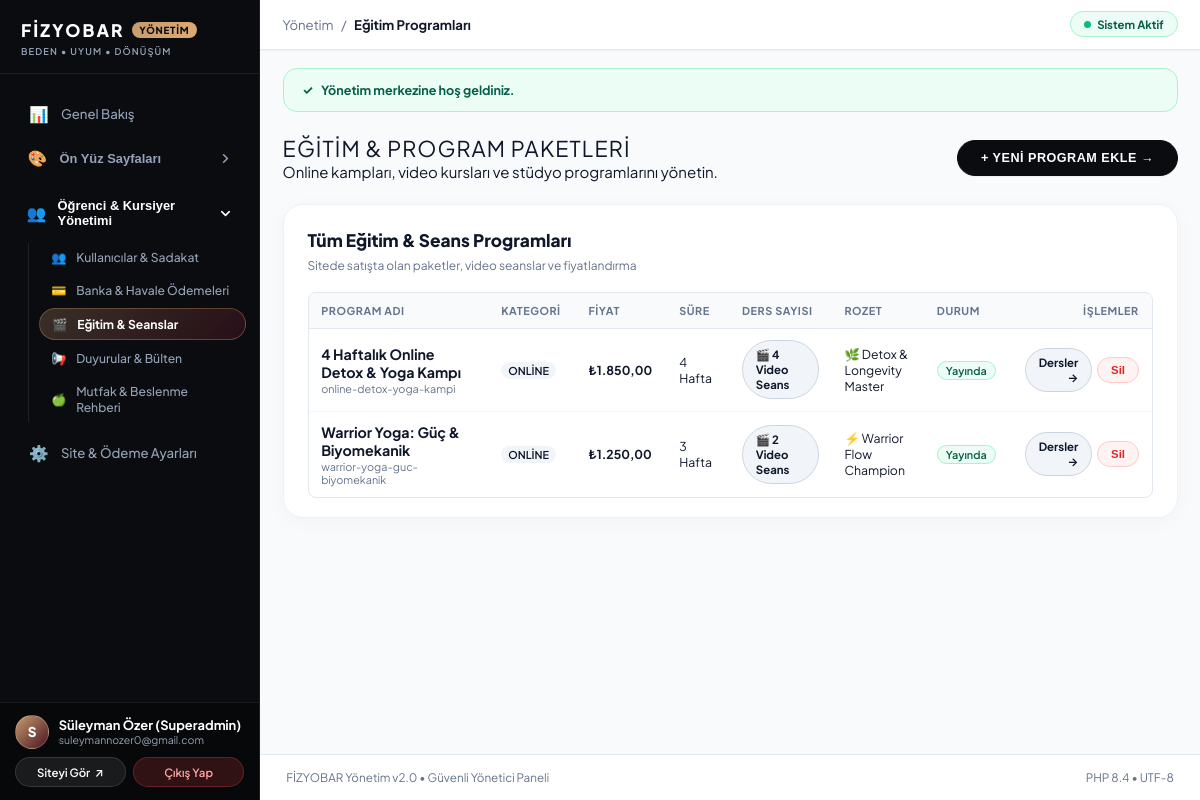
Before: /en/xpanel/courses (signed in) with the older database file.
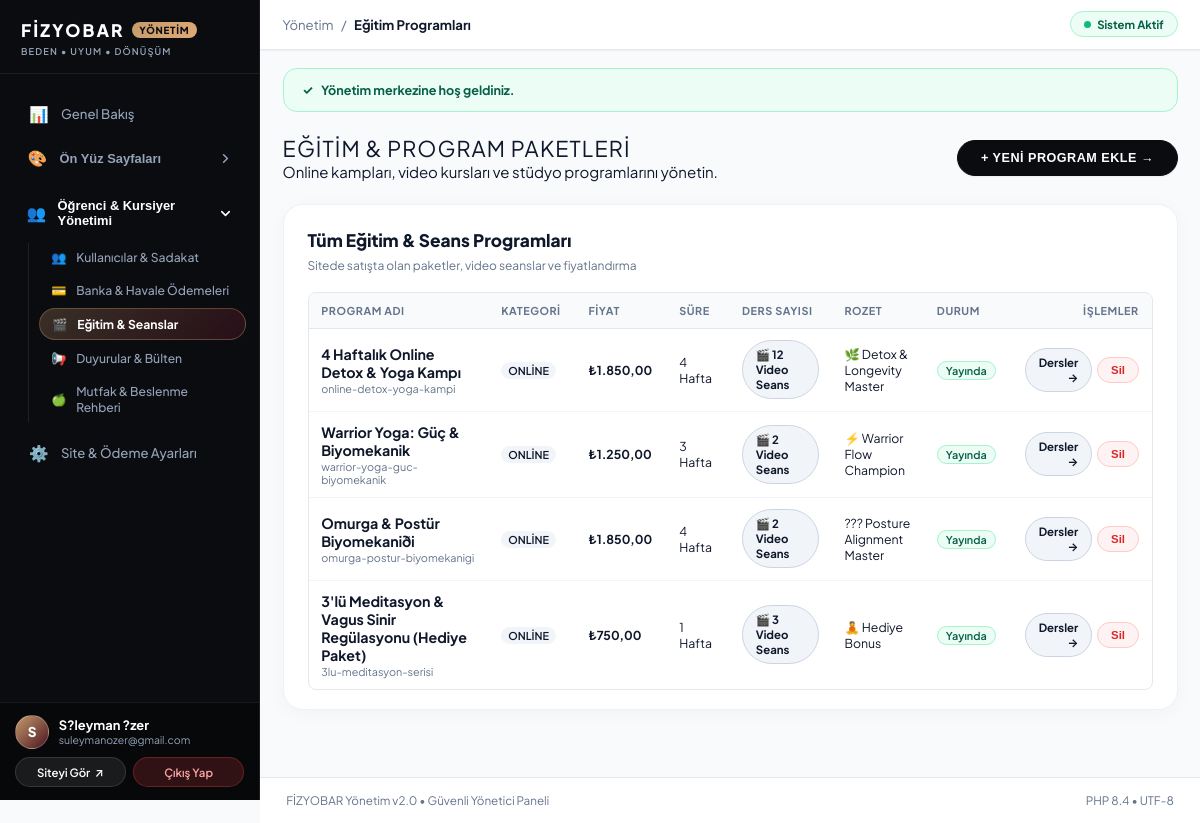
After: the same page with the newer database file.
### tables this page shows
CREATE TABLE `users` (
  `id` int(10) unsigned NOT NULL AUTO_INCREMENT,
  `full_name` varchar(150) NOT NULL,
  `email` varchar(191) NOT NULL,
  `phone` varchar(50) DEFAULT NULL,
  `password_hash` varchar(255) NOT NULL,
  `role` enum('admin','student') NOT NULL DEFAULT 'student',
  `status` enum('active','inactive','suspended') NOT NULL DEFAULT 'active',
  `created_at` datetime NOT NULL DEFAULT current_timestamp(),
  `updated_at` datetime NOT NULL DEFAULT current_timestamp() ON UPDATE current_timestamp(),
  PRIMARY KEY (`id`),
  UNIQUE KEY `email` (`email`)
);

CREATE TABLE `courses` (
  `id` int(10) unsigned NOT NULL AUTO_INCREMENT,
  `title` varchar(255) NOT NULL,
  `slug` varchar(191) NOT NULL,
  `subtitle` varchar(255) DEFAULT NULL,
  `description` text DEFAULT NULL,
  `category` enum('online','studio','workshop') NOT NULL DEFAULT 'online',
  `price` decimal(10,2) NOT NULL DEFAULT 0.00,
  `duration_weeks` int(10) unsigned NOT NULL DEFAULT 4,
  `badge_title` varchar(100) DEFAULT 'Yeni BaÅŸlayan',
  `badge_icon` varchar(50) DEFAULT 'ğŸŒ±',
  `image_url` varchar(255) DEFAULT NULL,
  `is_featured` tinyint(1) NOT NULL DEFAULT 0,
  `is_active` tinyint(1) NOT NULL DEFAULT 1,
  `sort_order` int(11) NOT NULL DEFAULT 0,
  `created_at` datetime NOT NULL DEFAULT current_timestamp(),
  `updated_at` datetime NOT NULL DEFAULT current_timestamp() ON UPDATE current_timestamp(),
  PRIMARY KEY (`id`),
  UNIQUE KEY `slug` (`slug`)
);

### app/Views/pages/xpanel/courses.php (the view, shortened to what the changed rows need)
<?php
require __DIR__ . '/layout_top.php';
?>
<div style="display: flex; justify-content: space-between; align-items: center; margin-bottom: 1.5rem; flex-wrap: wrap; gap: 1rem;">
    <div>
        <h1 style="font-size: 1.45rem; font-weight: 400; color: var(--black); text-transform: uppercase; letter-spacing: 0.05em;">
            Eğitim & Program Paketleri
        </h1>
        <p style="color: var(--text-muted); font-size: var(--font-sm);">
            Online kampları, video kursları ve stüdyo programlarını yönetin.
        </p>
    </div>
    <button type="button" onclick="document.getElementById('newCourseFormModal').style.display='flex';" class="xp-btn-pill-primary">
        + YENİ PROGRAM EKLE &rarr;
    </button>
</div>
<div class="xp-table-card">
    <div class="xp-table-header-bar">
        <div>
            <h2 style="font-size: 1.15rem; font-weight: 800; color: #0f172a; margin: 0 0 0.2rem 0;">
                Tüm Eğitim &amp; Seans Programları
            </h2>
            <span style="font-size: 0.8rem; color: #64748b;">
                Sitede satışta olan paketler, video seanslar ve fiyatlandırma
            </span>
        </div>
    </div>
    <div class="xpanel-table-wrap">
        <table class="xpanel-table">
            <thead>
                <tr>
                    <th style="min-width: 180px;">Program Adı</th>
                    <th style="width: 100px;">Kategori</th>
                    <th style="width: 100px;">Fiyat</th>
                    <th style="width: 90px;">Süre</th>
                    <th style="width: 140px;">Ders Sayısı</th>
                    <th style="width: 130px;">Rozet</th>
                    <th style="width: 110px;">Durum</th>
                    <th style="text-align: right; width: 130px;">İşlemler</th>
                </tr>
            </thead>
            <tbody>
                <?php foreach ($courses as $c): ?>
                    <tr>
                        <td>
                            <strong style="color: #0f172a; font-size: 0.95rem; display: block;"><?= e($c['title']) ?></strong>
                            <div style="font-size: 0.72rem; color: #64748b; margin-top: 1px;"><?= e($c['slug']) ?></div>
                        </td>
                        <td><span style="text-transform: uppercase; font-size: 0.72rem; background: #f1f5f9; padding: 2px 7px; border-radius: 999px; font-weight: 600;"><?= e($c['category']) ?></span></td>
                        <td><strong>₺<?= number_format((float)$c['price'], 2, ',', '.') ?></strong></td>
                        <td><?= (int)$c['duration_weeks'] ?> Hafta</td>
                        <td>
                            <a href="<?= url('/xpanel/courses/' . $c['id'] . '/lessons') ?>" class="xp-btn-action-pill xp-btn-action-edit">
                                🎬 <?= (int)$c['lesson_count'] ?> Video Seans
                            </a>
                        </td>
                        <td><?= e($c['badge_icon']) ?> <?= e($c['badge_title']) ?></td>
                        <td>
                            <?= $c['is_active'] ? '<span style="color:#065f46; background:#ecfdf5; border: 1px solid #a7f3d0; padding:2px 8px; font-size:0.72rem; border-radius:999px; font-weight:600;">Yayında</span>' : '<span style="color:#64748b; background:#f1f5f9; padding:2px 8px; font-size:0.72rem; border-radius:999px;">Pasif</span>' ?>
                        </td>
                        <td style="text-align: right;">
                            <div style="display: inline-flex; gap: 0.35rem; align-items: center; justify-content: flex-end;">
                                <a href="<?= url('/xpanel/courses/' . $c['id'] . '/lessons') ?>" class="xp-btn-action-pill xp-btn-action-edit" title="Video Dersleri Yönet">
                                    Dersler &rarr;
                                </a>
                                <form action="<?= url('/xpanel/courses/delete') ?>" method="POST" onsubmit="return confirm('Bu programı silmek istediğinize emin misiniz?');" style="display:inline; margin: 0;">
                                    <button type="submit" class="xp-btn-action-pill xp-btn-action-danger">Sil</button>
                                </form>
                            </div>
                        </td>
                    </tr>
                <?php endforeach; ?>
            </tbody>
        </table>
    </div>
</div>
<?php require __DIR__ . '/layout_bottom.php'; ?>

### app/Views/pages/xpanel/layout_top.php (shortened to what the changed rows need)
<?php
$currentUri = \Core\Router::getCurrentUri();
$adminUser = \Core\Auth::user();
$isPagesRoute = str_contains($currentUri, 'pages');
?>
<!DOCTYPE html>
<html lang="tr" dir="ltr" class="xp-html">
<head>
    <link rel="stylesheet" href="<?= asset('assets/css/xpanel.css') ?>?v=<?= time() ?>">
</head>
<body class="xp-body">
    <aside class="xp-sidebar" id="xpSidebar">
        <div class="xp-sidebar-brand">
            <a href="<?= url('/xpanel') ?>" class="xp-brand-link">
                <h1 class="xp-brand-title">
                    FİZYOBAR
                    <span class="xp-brand-tag">YÖNETİM</span>
                </h1>
                <span class="xp-brand-motto">BEDEN &bull; UYUM &bull; DÖNÜŞÜM</span>
            </a>
        </div>
<?php
$isCrmRoute = str_contains($currentUri, 'users') || str_contains($currentUri, 'enrollments') || str_contains($currentUri, 'courses') || str_contains($currentUri, 'announcements') || str_contains($currentUri, 'nutrition');
?>
        <div class="xp-sidebar-nav-scroll">
            <nav class="xp-nav-section">
                <a href="<?= url('/xpanel') ?>" class="xp-nav-link <?= ($currentUri === '/xpanel' || $currentUri === '/tr/xpanel') && !$isPagesRoute ? 'active' : '' ?>">
                    <span class="xp-nav-left">
                        <span class="xp-nav-icon">📊</span>
                        <span>Genel Bakış</span>
                    </span>
                </a>
                <div class="xp-nav-group <?= $isPagesRoute ? 'is-open' : '' ?>" id="navGroupPages">
                    <button type="button" class="xp-nav-group-header" onclick="toggleNavGroup('navGroupPages')">
                        <span class="xp-nav-group-title">
                            <span class="xp-nav-icon">🎨</span>
                            <span>Ön Yüz Sayfaları</span>
                        </span>
                        <svg class="xp-nav-group-chevron" width="15" height="15" viewBox="0 0 24 24" fill="none" stroke="currentColor" stroke-width="2.5" stroke-linecap="round" stroke-linejoin="round">
                            <polyline points="6 9 12 15 18 9"></polyline>
                        </svg>
                    </button>
                </div>
                <div class="xp-nav-group <?= $isCrmRoute ? 'is-open' : '' ?>" id="navGroupCrm">
                    <button type="button" class="xp-nav-group-header" onclick="toggleNavGroup('navGroupCrm')">
                        <span class="xp-nav-group-title">
                            <span class="xp-nav-icon">👥</span>
                            <span>Öğrenci &amp; Kursiyer Yönetimi</span>
                        </span>
                        <svg class="xp-nav-group-chevron" width="15" height="15" viewBox="0 0 24 24" fill="none" stroke="currentColor" stroke-width="2.5" stroke-linecap="round" stroke-linejoin="round">
                            <polyline points="6 9 12 15 18 9"></polyline>
                        </svg>
                    </button>
                    <div class="xp-nav-group-items">
                        <a href="<?= url('/xpanel/users') ?>" class="xp-nav-sub-link <?= str_contains($currentUri, 'users') ? 'active' : '' ?>">
                            <span>👥</span>
                            <span>Kullanıcılar &amp; Sadakat</span>
                        </a>
                        <a href="<?= url('/xpanel/enrollments') ?>" class="xp-nav-sub-link <?= str_contains($currentUri, 'enrollments') ? 'active' : '' ?>">
                            <span>💳</span>
                            <span>Banka &amp; Havale Ödemeleri</span>
                        </a>
                        <a href="<?= url('/xpanel/courses') ?>" class="xp-nav-sub-link <?= str_contains($currentUri, 'courses') ? 'active' : '' ?>">
                            <span>🎬</span>
                            <span>Eğitim &amp; Seanslar</span>
                        </a>
                        <a href="<?= url('/xpanel/announcements') ?>" class="xp-nav-sub-link <?= str_contains($currentUri, 'announcements') ? 'active' : '' ?>">
                            <span>📢</span>
                            <span>Duyurular &amp; Bülten</span>
                        </a>
                        <a href="<?= url('/xpanel/nutrition') ?>" class="xp-nav-sub-link <?= str_contains($currentUri, 'nutrition') ? 'active' : '' ?>">
                            <span>🍏</span>
                            <span>Mutfak &amp; Beslenme Rehberi</span>
                        </a>
                    </div>
                </div>
                <a href="<?= url('/xpanel/settings') ?>" class="xp-nav-link <?= str_contains($currentUri, 'settings') ? 'active' : '' ?>">
                    <span class="xp-nav-left">
                        <span class="xp-nav-icon">⚙️</span>
                        <span>Site &amp; Ödeme Ayarları</span>
                    </span>
                </a>
            </nav>
        </div>
        <div class="xp-sidebar-footer">
            <div class="xp-user-card">
                <div class="xp-user-avatar">
                    <?= mb_substr($adminUser['full_name'] ?? 'S', 0, 1) ?>
                </div>
                <div class="xp-user-meta">
                    <div class="xp-user-name"><?= e($adminUser['full_name'] ?? 'Süper Yönetici') ?></div>
                    <div class="xp-user-role"><?= e($adminUser['email'] ?? 'Yönetici') ?></div>
                </div>
            </div>
            <div class="xp-footer-actions">
                <a href="<?= url('/') ?>" target="_blank" class="xp-btn-side-site" title="Site ön yüzünü yeni sekmede aç">
                    <span>Siteyi Gör</span>
                    <span>↗</span>
                </a>
                <a href="<?= url('/xpanel/logout') ?>" class="xp-btn-side-logout">
                    <span>Çıkış Yap</span>
                </a>
            </div>
        </div>
    </aside>
    <div class="xp-main-wrapper">
        <header class="xp-top-bar">
            <div class="xp-top-bar-left">
                <div class="xp-breadcrumb">
                    <span>Yönetim</span>
                    <span>/</span>
                    <strong><?= e($metaTitle ?? 'Kontrol Paneli') ?></strong>
                </div>
            </div>
            <div style="display: flex; align-items: center; gap: 0.75rem;">
                <div class="xp-top-status-badge">
                    <span class="xp-status-dot"></span>
                    <span>Sistem Aktif</span>
                </div>
            </div>
        </header>
        <main class="xp-content-area">
            <?php if (!empty($flash)): ?>
                <div style="background-color: var(--xp-emerald-light); border: 1px solid #a7f3d0; color: #065f46; padding: 0.85rem 1.25rem; border-radius: var(--xp-radius-md); margin-bottom: 1.5rem; font-size: 0.84rem; font-weight: 700; display: flex; align-items: center; gap: 0.5rem;">
                    <span>✓</span>
                    <span><?= e($flash) ?></span>
                </div>
            <?php endif; ?>

Changed rows visible on the page:
removed users: full_name "S", full_name "Süleyman Özer (Superadmin)", email "suleymannozer0@gmail.com"
added users: full_name "S", full_name "S?leyman ?zer", email "suleymanozer@gmail.com"
computed for courses "4 Haftalık Online Detox & Yoga Kampı": lesson_count "4" → "12"
added courses: title "Omurga & Postür Biyomekaniði", slug "omurga-postur-biyomekanigi", category "ONLINE", price "1.850,00", duration_weeks "4", lesson_count "2", badge_icon "???", badge_title "Posture Alignment Master", is_active "Yayında"
added courses: title "3'lü Meditasyon & Vagus Sinir Regülasyonu (Hediye Paket)", slug "3lu-meditasyon-serisi", category "ONLINE", price "750,00", duration_weeks "1", lesson_count "3", badge_icon "🧘", badge_title "Hediye Bonus", is_active "Yayında"
